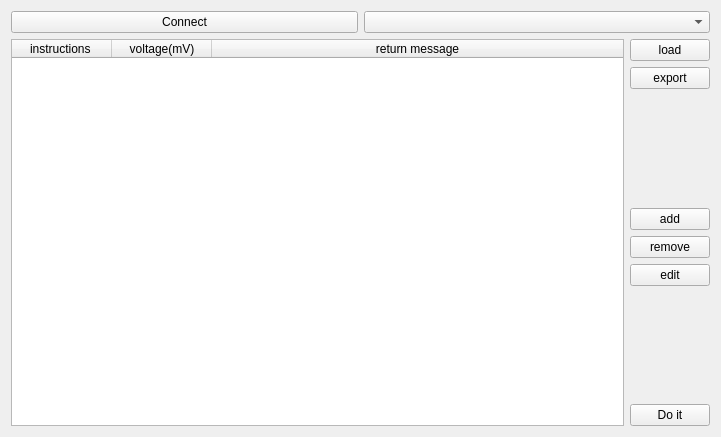
<?xml version="1.0" encoding="UTF-8"?>
<ui version="4.0">
 <class>LaserWidget</class>
 <widget class="QWidget" name="LaserWidget">
  <property name="geometry">
   <rect>
    <x>0</x>
    <y>0</y>
    <width>721</width>
    <height>437</height>
   </rect>
  </property>
  <property name="windowTitle">
   <string>Sampling</string>
  </property>
  <layout class="QVBoxLayout" name="verticalLayout_2">
   <item>
    <layout class="QHBoxLayout" name="horizontalLayout_3">
     <item>
      <widget class="QPushButton" name="pushButton_connect">
       <property name="text">
        <string>Connect</string>
       </property>
      </widget>
     </item>
     <item>
      <widget class="QComboBox" name="comboBox_connect"/>
     </item>
    </layout>
   </item>
   <item>
    <layout class="QHBoxLayout" name="horizontalLayout">
     <item>
      <widget class="QTableWidget" name="tableWidget">
       <attribute name="horizontalHeaderStretchLastSection">
        <bool>true</bool>
       </attribute>
       <column>
        <property name="text">
         <string>instructions </string>
        </property>
       </column>
       <column>
        <property name="text">
         <string>voltage(mV)</string>
        </property>
       </column>
       <column>
        <property name="text">
         <string>return message</string>
        </property>
       </column>
      </widget>
     </item>
     <item>
      <layout class="QVBoxLayout" name="verticalLayout">
       <item>
        <widget class="QPushButton" name="pushButton_load">
         <property name="text">
          <string>load</string>
         </property>
        </widget>
       </item>
       <item>
        <widget class="QPushButton" name="pushButton_export">
         <property name="text">
          <string>export</string>
         </property>
        </widget>
       </item>
       <item>
        <spacer name="verticalSpacer_2">
         <property name="orientation">
          <enum>Qt::Vertical</enum>
         </property>
         <property name="sizeHint" stdset="0">
          <size>
           <width>20</width>
           <height>40</height>
          </size>
         </property>
        </spacer>
       </item>
       <item>
        <widget class="QPushButton" name="pushButton_add">
         <property name="text">
          <string>add</string>
         </property>
        </widget>
       </item>
       <item>
        <widget class="QPushButton" name="pushButton_remove">
         <property name="text">
          <string>remove</string>
         </property>
        </widget>
       </item>
       <item>
        <widget class="QPushButton" name="pushButton_edit">
         <property name="text">
          <string>edit</string>
         </property>
        </widget>
       </item>
       <item>
        <spacer name="verticalSpacer">
         <property name="orientation">
          <enum>Qt::Vertical</enum>
         </property>
         <property name="sizeHint" stdset="0">
          <size>
           <width>20</width>
           <height>40</height>
          </size>
         </property>
        </spacer>
       </item>
       <item>
        <widget class="QPushButton" name="pushButton_DoIt">
         <property name="text">
          <string>Do it</string>
         </property>
        </widget>
       </item>
      </layout>
     </item>
    </layout>
   </item>
  </layout>
 </widget>
 <resources/>
 <connections/>
</ui>
